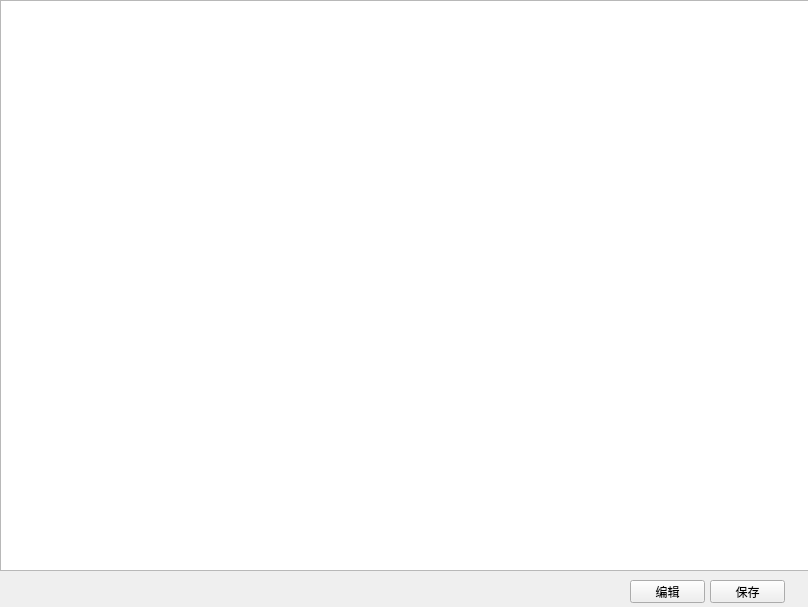
<?xml version="1.0" encoding="UTF-8"?>
<ui version="4.0">
 <class>Form</class>
 <widget class="QWidget" name="Form">
  <property name="geometry">
   <rect>
    <x>0</x>
    <y>0</y>
    <width>808</width>
    <height>607</height>
   </rect>
  </property>
  <property name="windowTitle">
   <string>尹爪豪远程管理工具</string>
  </property>
  <widget class="QTextBrowser" name="show">
   <property name="geometry">
    <rect>
     <x>270</x>
     <y>10</y>
     <width>521</width>
     <height>471</height>
    </rect>
   </property>
   <property name="html">
    <string>&lt;!DOCTYPE HTML PUBLIC &quot;-//W3C//DTD HTML 4.0//EN&quot; &quot;http://www.w3.org/TR/REC-html40/strict.dtd&quot;&gt;
&lt;html&gt;&lt;head&gt;&lt;meta name=&quot;qrichtext&quot; content=&quot;1&quot; /&gt;&lt;style type=&quot;text/css&quot;&gt;
p, li { white-space: pre-wrap; }
&lt;/style&gt;&lt;/head&gt;&lt;body style=&quot; font-family:'SimSun'; font-size:9pt; font-weight:400; font-style:normal;&quot;&gt;
&lt;p style=&quot;-qt-paragraph-type:empty; margin-top:0px; margin-bottom:0px; margin-left:0px; margin-right:0px; -qt-block-indent:0; text-indent:0px;&quot;&gt;&lt;br /&gt;&lt;/p&gt;&lt;/body&gt;&lt;/html&gt;</string>
   </property>
  </widget>
  <widget class="QLineEdit" name="command">
   <property name="geometry">
    <rect>
     <x>270</x>
     <y>489</y>
     <width>521</width>
     <height>31</height>
    </rect>
   </property>
   <property name="text">
    <string/>
   </property>
  </widget>
  <widget class="QLabel" name="mingling">
   <property name="geometry">
    <rect>
     <x>210</x>
     <y>500</y>
     <width>54</width>
     <height>12</height>
    </rect>
   </property>
   <property name="text">
    <string>命令：</string>
   </property>
  </widget>
  <widget class="QDialogButtonBox" name="ok">
   <property name="geometry">
    <rect>
     <x>630</x>
     <y>540</y>
     <width>156</width>
     <height>23</height>
    </rect>
   </property>
   <property name="standardButtons">
    <set>QDialogButtonBox::Cancel|QDialogButtonBox::Ok</set>
   </property>
  </widget>
  <widget class="QCheckBox" name="checkBox">
   <property name="geometry">
    <rect>
     <x>150</x>
     <y>190</y>
     <width>71</width>
     <height>16</height>
    </rect>
   </property>
   <property name="text">
    <string>是否保存</string>
   </property>
  </widget>
  <widget class="QWidget" name="layoutWidget">
   <property name="geometry">
    <rect>
     <x>20</x>
     <y>30</y>
     <width>221</width>
     <height>25</height>
    </rect>
   </property>
   <layout class="QHBoxLayout" name="horizontalLayout">
    <item>
     <widget class="QLabel" name="server">
      <property name="text">
       <string>服务器：</string>
      </property>
     </widget>
    </item>
    <item>
     <widget class="QPushButton" name="login_btn">
      <property name="text">
       <string>连接</string>
      </property>
     </widget>
    </item>
    <item>
     <widget class="QPushButton" name="exit_btn">
      <property name="text">
       <string>退出</string>
      </property>
     </widget>
    </item>
   </layout>
  </widget>
  <widget class="QWidget" name="layoutWidget">
   <property name="geometry">
    <rect>
     <x>20</x>
     <y>80</y>
     <width>195</width>
     <height>92</height>
    </rect>
   </property>
   <layout class="QFormLayout" name="formLayout">
    <item row="0" column="0">
     <widget class="QLabel" name="ip">
      <property name="text">
       <string>主机：</string>
      </property>
     </widget>
    </item>
    <item row="0" column="1">
     <widget class="QLineEdit" name="ip_edit">
      <property name="placeholderText">
       <string>请输入ip地址</string>
      </property>
     </widget>
    </item>
    <item row="1" column="0">
     <widget class="QLabel" name="user">
      <property name="text">
       <string>用户名：</string>
      </property>
     </widget>
    </item>
    <item row="2" column="0">
     <widget class="QLabel" name="pwd">
      <property name="text">
       <string>密码：</string>
      </property>
     </widget>
    </item>
    <item row="2" column="1">
     <widget class="QLineEdit" name="password_edit">
      <property name="text">
       <string/>
      </property>
      <property name="echoMode">
       <enum>QLineEdit::Password</enum>
      </property>
      <property name="placeholderText">
       <string>请输入密码</string>
      </property>
     </widget>
    </item>
    <item row="1" column="1">
     <widget class="QLineEdit" name="username_edit">
      <property name="placeholderText">
       <string>请输入用户名</string>
      </property>
     </widget>
    </item>
   </layout>
  </widget>
  <widget class="QListWidget" name="listWidget">
   <property name="geometry">
    <rect>
     <x>10</x>
     <y>260</y>
     <width>211</width>
     <height>211</height>
    </rect>
   </property>
  </widget>
  <widget class="QLabel" name="save_server">
   <property name="geometry">
    <rect>
     <x>20</x>
     <y>230</y>
     <width>101</width>
     <height>21</height>
    </rect>
   </property>
   <property name="text">
    <string>已保存的服务器：</string>
   </property>
  </widget>
  <widget class="QPushButton" name="uploadButton">
   <property name="geometry">
    <rect>
     <x>370</x>
     <y>540</y>
     <width>75</width>
     <height>23</height>
    </rect>
   </property>
   <property name="text">
    <string>上传文件</string>
   </property>
  </widget>
  <widget class="QPushButton" name="downloadButton">
   <property name="geometry">
    <rect>
     <x>480</x>
     <y>540</y>
     <width>75</width>
     <height>23</height>
    </rect>
   </property>
   <property name="text">
    <string>下载文件</string>
   </property>
  </widget>
  <widget class="QPushButton" name="editButton">
   <property name="geometry">
    <rect>
     <x>630</x>
     <y>580</y>
     <width>75</width>
     <height>23</height>
    </rect>
   </property>
   <property name="text">
    <string>编辑</string>
   </property>
  </widget>
  <widget class="QPushButton" name="saveButton">
   <property name="geometry">
    <rect>
     <x>710</x>
     <y>580</y>
     <width>75</width>
     <height>23</height>
    </rect>
   </property>
   <property name="text">
    <string>保存</string>
   </property>
  </widget>
  <widget class="QTextEdit" name="textEdit">
   <property name="geometry">
    <rect>
     <x>0</x>
     <y>0</y>
     <width>811</width>
     <height>571</height>
    </rect>
   </property>
  </widget>
 </widget>
 <resources/>
 <connections/>
</ui>
